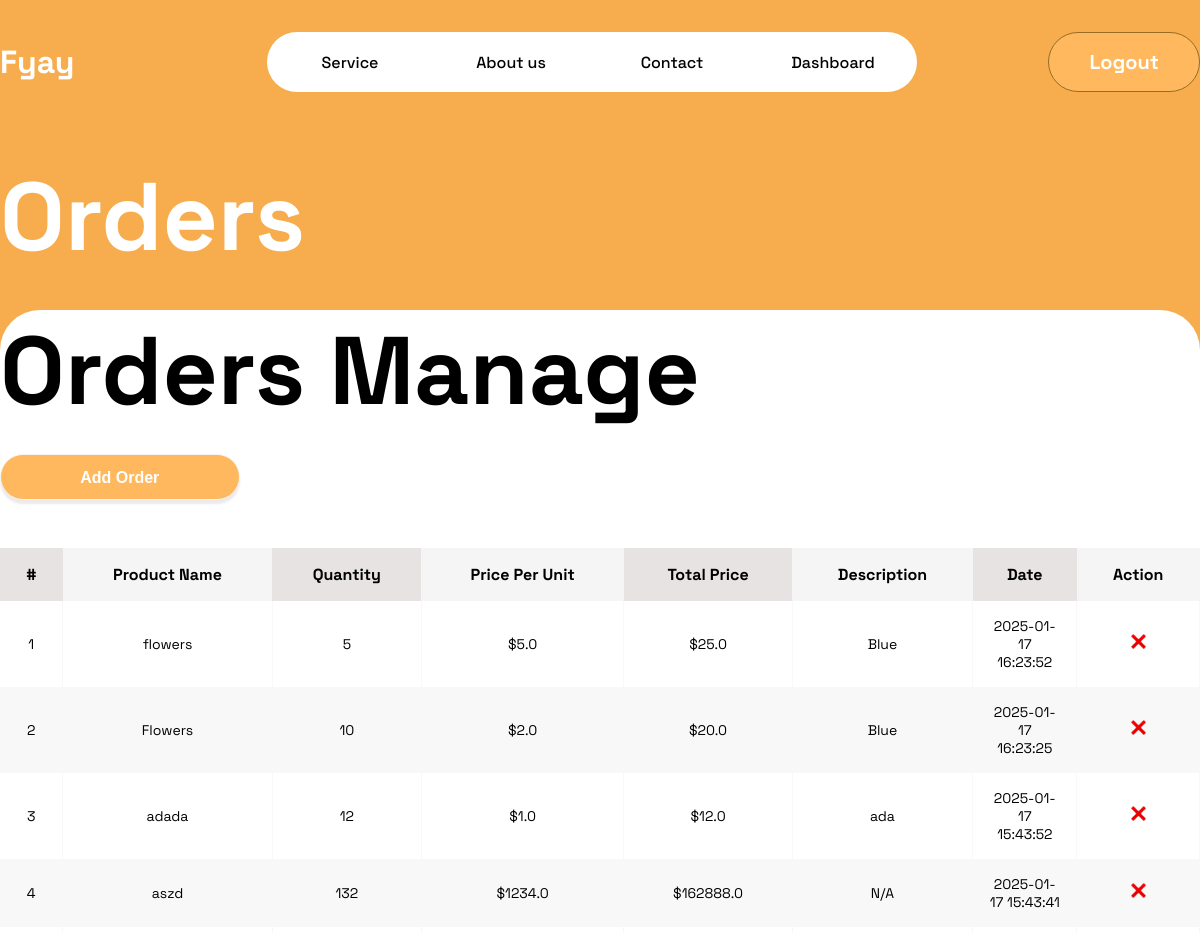
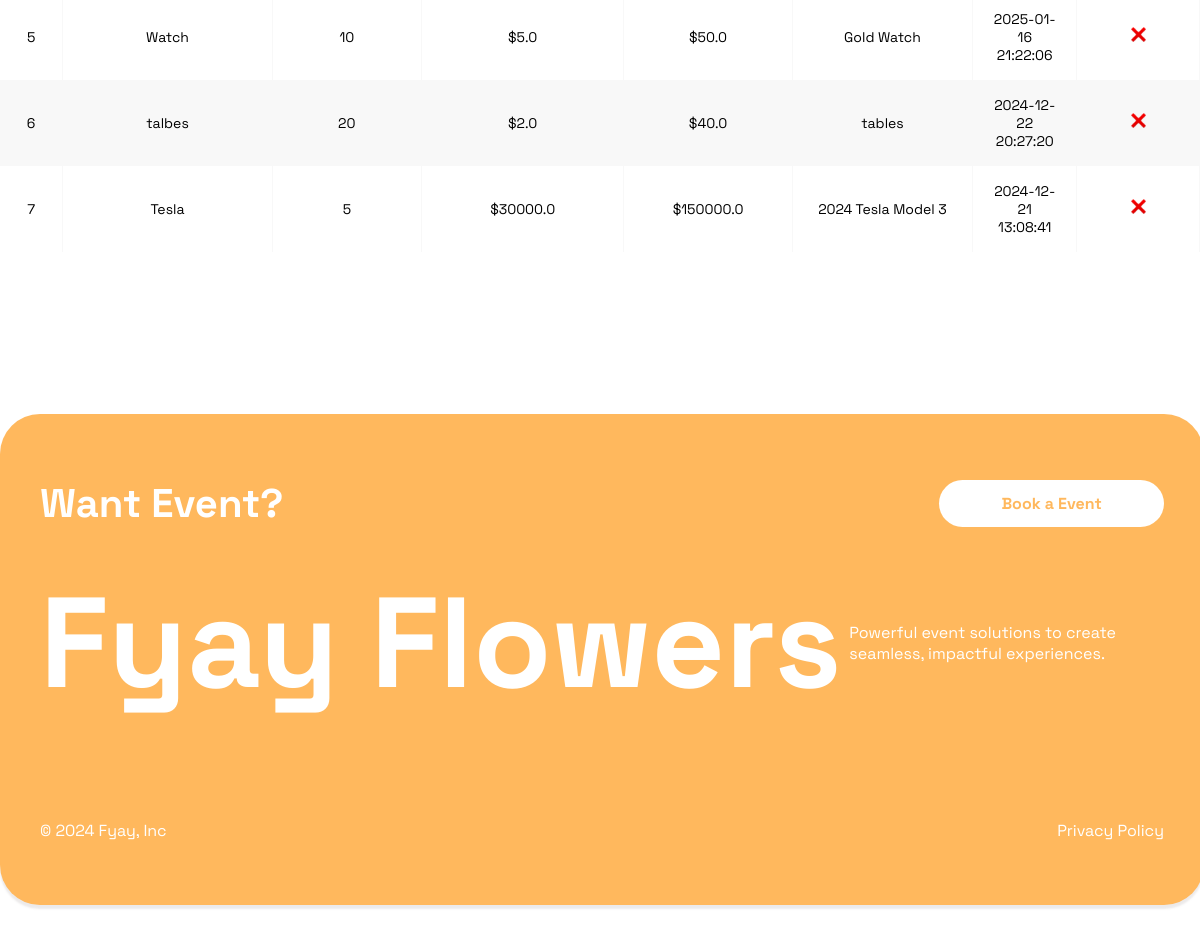
Screenshot of /admin/orders (signed in) with the database file from the repository (2 pictures, top to bottom).
### tables this page shows
CREATE TABLE orders (
            id INTEGER PRIMARY KEY AUTOINCREMENT,
            product_name TEXT NOT NULL,
            quantity INTEGER NOT NULL,
            price_per_unit REAL NOT NULL,
            total_price REAL NOT NULL,
            description TEXT,
            date TIMESTAMP DEFAULT CURRENT_TIMESTAMP
        );

### app.py (the view, shortened to what this page needs)
@app.route('/admin/orders', methods=['GET', 'POST'])
def orders():
    if session.get('user_role') != 'admin':
        flash('Access denied.', 'danger')
        return redirect(url_for('index'))
    conn = get_db_connection()
    orders = conn.execute('SELECT * FROM orders ORDER BY date DESC').fetchall()
    conn.close()
    return render_template('orders.html', orders=orders)

### app.py (called while the page is built)
def get_db_connection():
    conn = sqlite3.connect("fyay.db", timeout=10)
    conn.row_factory = sqlite3.Row  # Access database rows like dictionaries
    return conn

### templates/orders.html (shortened to what this page needs)
{% extends 'layout.html' %} {% block title %} Orders {% endblock %} {% block
content %}
<div class="book-events login">
  <h1 class="book-events-h1 service-h1">Orders</h1>
  <div class="inventory-section">
    <h1 class="inventory-h1">Orders Manage</h1>
    <button class="btns">
      <a class="bttn">Add Order</a>
    </button>
    <table class="inventory-table fl-table">
      <thead class="table-light">
        <tr>
          <th>#</th>
          <th>Product Name</th>
          <th>Quantity</th>
          <th>Price Per Unit</th>
          <th>Total Price</th>
          <th>Description</th>
          <th>Date</th>
          <th>Action</th>
        </tr>
      </thead>
      <tbody>
        {% for order in orders %}
        <tr>
          <td>{{ loop.index }}</td>
          <td>{{ order['product_name'] }}</td>
          <td>{{ order['quantity'] }}</td>
          <td>${{ order['price_per_unit'] }}</td>
          <td>${{ order['total_price'] }}</td>
          <td>{{ order['description'] or 'N/A' }}</td>
          <td>{{ order['date'] }}</td>
          <td>
            <form
              method="POST"
              action="{{ url_for('delete_order', order_id=order['id']) }}"
            >
              <button
                type="submit"
                class="btn btn-outline-danger btn-sm rounded-pill"
              >
                <img
                  src="{{ url_for('static', filename='images/x.png') }}"
                  alt="x"
                />
              </button>
            </form>
          </td>
        </tr>
        {% endfor %}
      </tbody>
    </table>
  </div>
</div>
{% endblock %}

### static/style.css (style rules this page uses)
:root { --color-primary: #ffb85d; --color-secondary: #5c5c5c; --color-white: #ffffff; --color-black: #000000; --color-dark-gray: #333333; --color-gray-2: #5c5c5c; --color-accent-light-orange: #ffd39a; --color-highlight: #f7ad4e; --color-light-gray: #f5f5f5; --color-accent-orange: #fbb255; --color-border-gray: #cccccc; --color-deep-gold: #966d25; --box-shadow: 0px 4px 2px 0px #988c8c2e; }
* { margin: 0px; padding: 0px; box-sizing: border-box; list-style: none; text-decoration: none; }
body { scroll-behavior: smooth; font-family: "Space Grotesk", serif; background-color: var(--color-highlight); color: var(--color-white); }
a { color: #000000; }
h1 { font-size: 96px; font-weight: bold; }
.service-h1 { color: var(--color-white); margin-bottom: 2rem; }
.book-events { height: 125vh; width: 100%; margin: 2rem 0; }
.login { height: 145vh; }
.inventory-section { position: relative; color: black; margin-top: 2rem; }
.inventory-section > button { padding: 0.8rem 1.2rem; border-radius: 40px; border: 1px solid var(--color-light-gray); background-color: var(--color-primary); font-size: 16px; font-weight: bold; margin-top: 1.4rem; transition: background-color 0.3s, color 0.3s; box-shadow: var(--box-shadow); }
.inventory-section > button > a { color: var(--color-white); }
.fl-table { margin: 3rem 0; border-radius: 5px; font-size: 16px; font-weight: normal; border: none; border-collapse: collapse; width: 100%; max-width: 100%; white-space: nowrap; background-color: white; }
.fl-table td, .fl-table th { text-align: center; padding: 1rem; }
.fl-table td { border-right: 1px solid #f8f8f8; font-size: 14px; max-width: 70px; word-wrap: break-word; overflow-wrap: break-word; white-space: normal; }
.fl-table thead th { color: var(--color-black); background: var(--color-light-gray); }
.fl-table thead th:nth-child(odd) { color: var(--color-black); background: #e8e3e3; }
.fl-table tr:nth-child(even) { background: #f8f8f8; }
.btn-outline-danger { background-color: transparent; border: none; cursor: pointer; }
.btn-outline-danger > img { width: 15px; }
.bttn { border: none; outline: none; margin: 20vw 2vw; padding: 0.3vw 3vw; }

### rows the page displays
orders: product_name "flowers", quantity "5", price_per_unit "5.0", total_price "25.0", description "Blue", date "2025-01-17 16:23:52"
orders: product_name "Flowers", quantity "10", price_per_unit "2.0", total_price "20.0", description "Blue", date "2025-01-17 16:23:25"
orders: product_name "adada", quantity "12", price_per_unit "1.0", total_price "12.0", description "ada", date "2025-01-17 15:43:52"
orders: product_name "aszd", quantity "132", price_per_unit "1234.0", total_price "162888.0", description "N/A", date "2025-01-17 15:43:41"
orders: product_name "Watch", quantity "10", price_per_unit "5.0", total_price "50.0", description "Gold Watch", date "2025-01-16 21:22:06"
orders: product_name "talbes", quantity "20", price_per_unit "2.0", total_price "40.0", description "tables", date "2024-12-22 20:27:20"
orders: product_name "Tesla", quantity "5", price_per_unit "30000.0", total_price "150000.0", description "2024 Tesla Model 3", date "2024-12-21 13:08:41"
